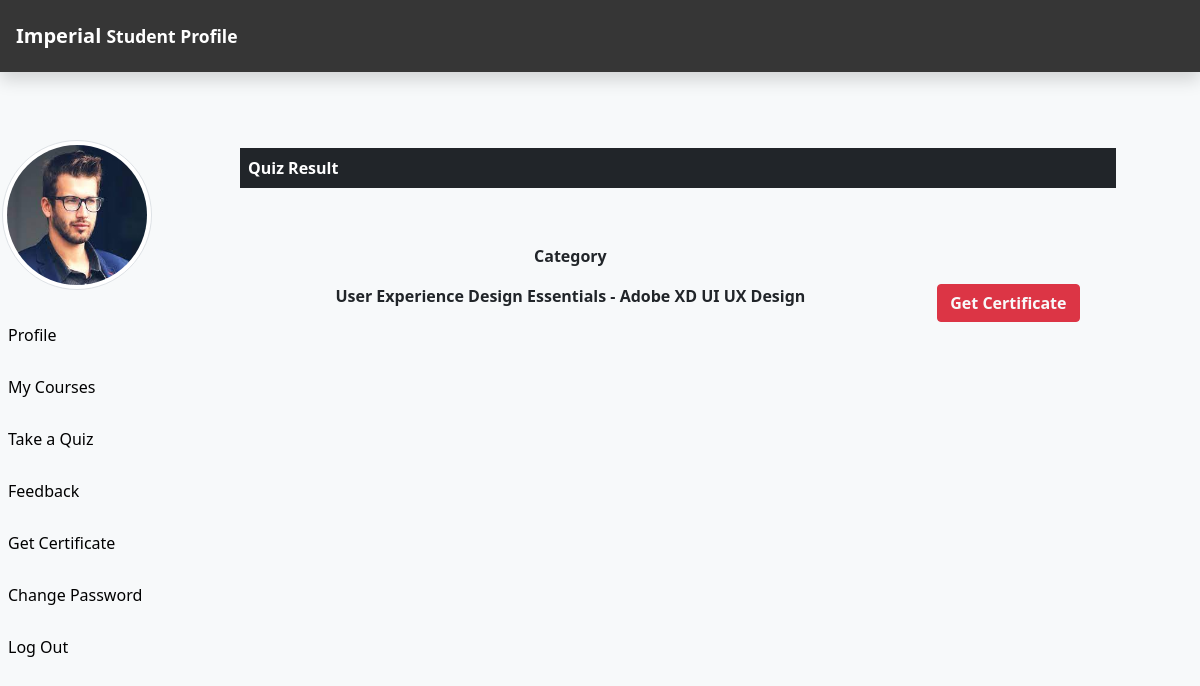
The app's page /Users/getCertificate.php (signed in) with its own data.
### tables this page shows
CREATE TABLE `students` (
  `stu_id` int(11) NOT NULL,
  `stu_name` varchar(255) NOT NULL,
  `stu_email` varchar(255) NOT NULL,
  `stu_pass` varchar(255) NOT NULL,
  `stu_occ` varchar(255) NOT NULL,
  `stu_img` text NOT NULL
);

CREATE TABLE `exam_result` (
  `id` int(11) NOT NULL,
  `email` varchar(255) NOT NULL,
  `exam_type` varchar(255) NOT NULL,
  `total_question` varchar(255) NOT NULL,
  `correct_answer` varchar(255) NOT NULL,
  `wrong_answer` varchar(255) NOT NULL,
  `exam_time` varchar(255) NOT NULL,
  `mark` int(11) NOT NULL
);

### Users/getCertificate.php (the view, shortened to what this page needs)
<?php
include_once("ProfileHeader.php");
include_once("../DB_Files/db.php");
?>
<div class="col-sm-9 ms-5 mt-5 border-0">
<p class="bg-dark text-white p-2 fw-bolder">Quiz Result</p>
    <?php
    $sql = "SELECT * FROM exam_result WHERE email='$_SESSION[stu_email]' LIMIT 1";
    $result = $conn->query($sql);
    if ($result->num_rows > 0) {
        ?>
<table class="table table-borderless text-center text-dark fw-bolder mt-5">
<thead>
    <tr>
    <th scope="col">Category</th>
    </tr>
</thead>
<tbody>
    <?php while ($row = $result->fetch_assoc()) {
        echo '<tr>';
        echo '<th scope="row">' . $row['exam_type'] . '</th>';
        echo '<td>
        <form action="GenarateCertificate.php?Marks=' . $row["exam_type"] . '" method="POST" class="d-inline">
        <button type="submit" name="getCertificate" class="btn btn-danger text-light fw-bold">Get Certificate</button>
        <input type="hidden" name="exam_name" value='.$row["exam_type"].'>
        </form>
        </td>
        </tr>';
    }?>
    </tbody>
</table>
<?php }else{ echo "<p class='text-dark p-2 fw-bolder'>Result Not Found. </p>";}
    ?>
</div>

### Users/ProfileHeader.php (shortened to what this page needs)
<?php
include_once("../DB_Files/db.php");
$stu_email=$_SESSION['stu_email'];
if (isset($stu_email)) {
    $sql = "SELECT stu_img FROM students WHERE stu_email='$stu_email'";
    $result = $conn->query($sql);
    $row = $result->fetch_assoc();
    $stu_img = $row['stu_img'];
}
?>
<!DOCTYPE html>
<html lang="en">
<head>
    <link rel="stylesheet" href="CSS/profileHeader.css">
    <link rel="stylesheet" href="../bootstrap/css/bootstrap.min.css">
    <link rel="stylesheet" href="https://unicons.iconscout.com/release/v2.1.6/css/unicons.css">
</head>
<body>
    <nav class="navbar navbar-dark fixed-top flex-md-nowrap p-3 shadow" style="background-color: #363636;">
        <a href="../index.php" class="navbar-brand col-sm-3 col-md-2 mr-0">Imperial <small>Student Profile</small> </a>
    </nav>
    <div class="container-fluid mb-5" style="margin-top: 100px;">
        <div class="row">
            <nav class="col-sm-3 col-md-2 sidebar py-5d-print-none" style="padding-top:40px; margin-left:-20px;">
                <div class="sidebar-sticky">
                    <ul class="nav flex-column">
                        <li class="nav-item mb-3">
                            <img src="<?php echo $stu_img ?>" alt="" class="img-thumbnail rounded-circle" style="margin-left: 10px; height:150px;
                            width:150px;" >
                        </li>
                        <li class="nav-item">
                            <a href="Profile.php" class="nav-link">
                                Profile
                            </a>
                        </li>
                        <li class="nav-item">
                            <a href="MyCourse.php" class="nav-link">
                                My Courses
                            </a>
                        </li>
                        <li class="nav-item">
                            <a href="EnrollQuiz.php" class="nav-link">
                                Take a Quiz
                            </a>
                        </li>
                        <li class="nav-item">
                            <a href="Feedback.php" class="nav-link">
                                Feedback
                            </a>
                        </li>
                        <li class="nav-item">
                            <a href="getCertificate.php" class="nav-link">
                                Get Certificate
                            </a>
                        </li>
                        <li class="nav-item">
                            <a href="ChangePass.php" class="nav-link">
                                Change Password
                            </a>
                        </li>
                        <li class="nav-item">
                            <a href="Logout.php" class="nav-link">
                                Log Out
                            </a>
                        </li>
                    </ul>
                </div>
            </nav>

### Users/CSS/profileHeader.css (style rules this page uses)
.navbar-brand { font-size: 2rem; font-weight: bold; color: #ffffff; }
body { font-family: 'IBM Plex Sans Arabic', sans-serif; }
small { font-size: 1.2rem; }
p { color: black; }

### Users/ProfileHeader.php (style rules this page uses)
body { background: #f7f9fa; color: rgb(255, 255, 255); }
.nav-link { transition: all 400ms ease; color: black; }

### records on screen
students: stu_img (picture)
exam_result: exam_type "User Experience Design Essentials - Adobe XD UI UX Design"
